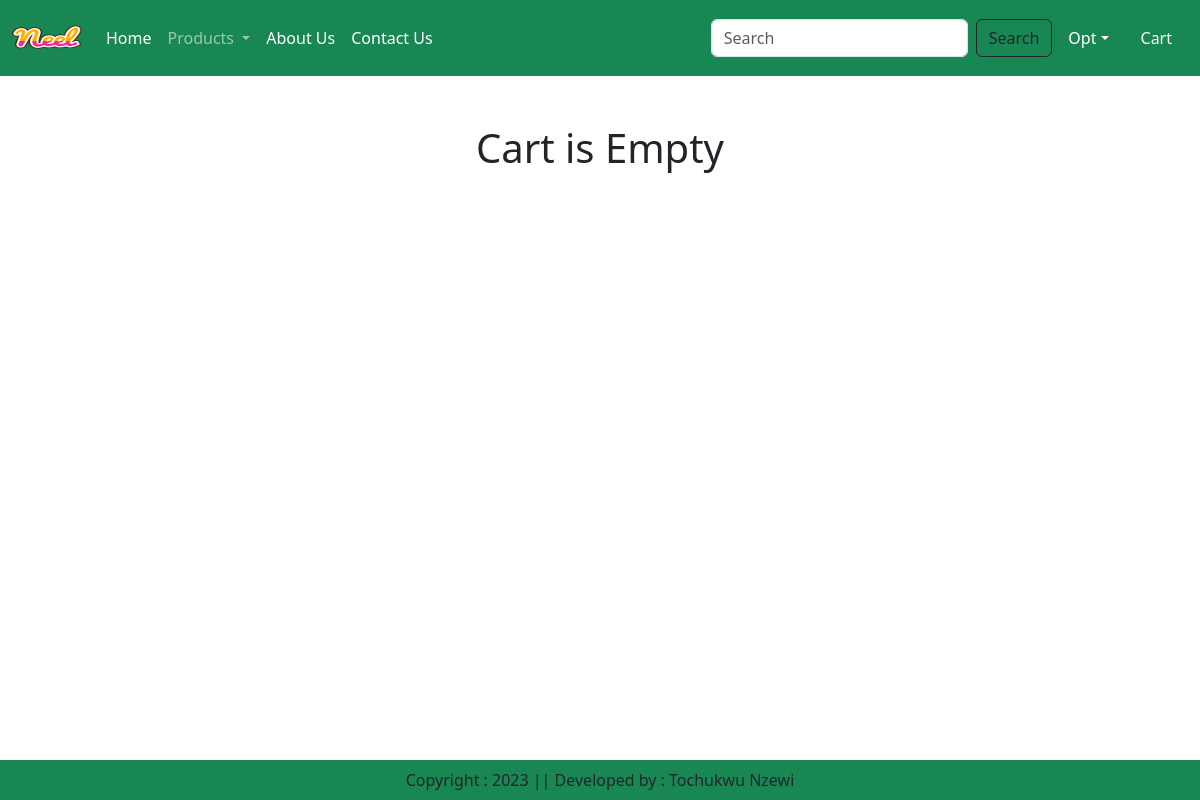
/cart/ (signed in), run on an earlier commit of the app's database.
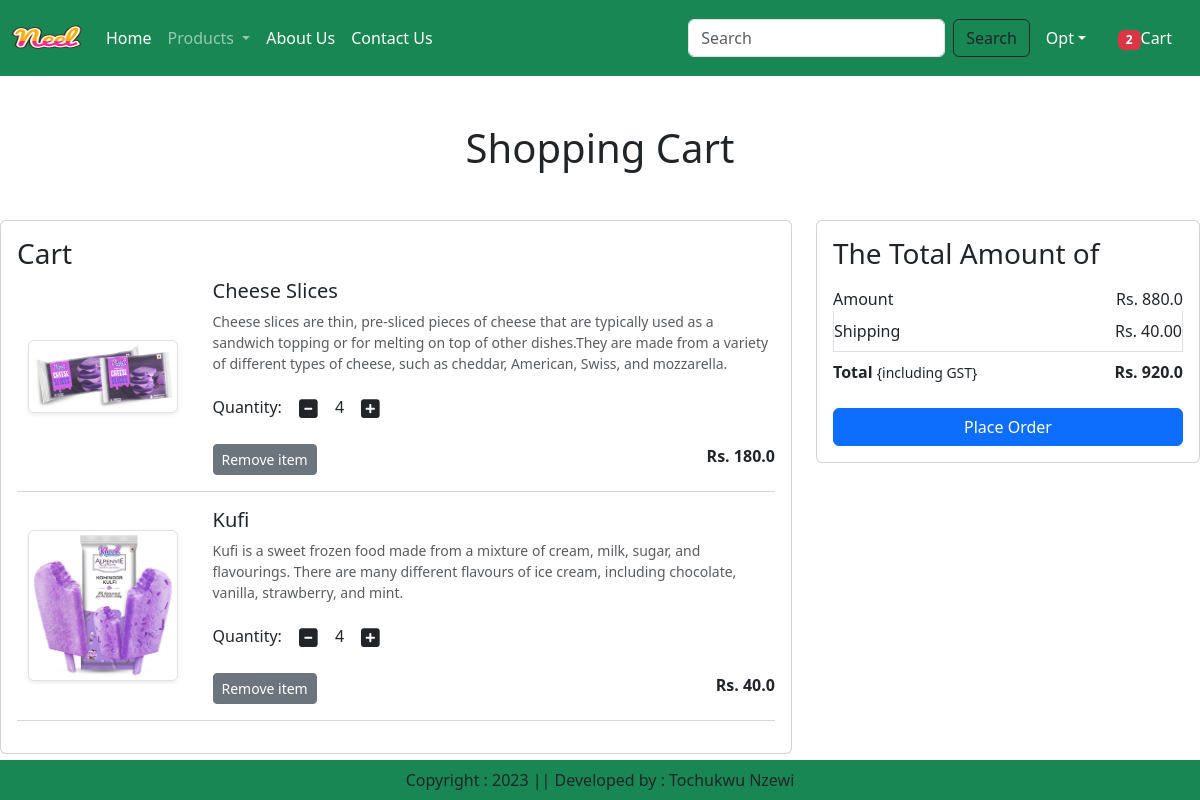
And on a later commit of the database.
### app/models.py (models this page shows, shortened)
class Cart(models.Model):
    user = models.ForeignKey(User,on_delete=models.CASCADE)
    product = models.ForeignKey(Product,on_delete=models.CASCADE)
    quantity = models.PositiveIntegerField(default=1)

class Product(models.Model):
    title = models.CharField(max_length=100)
    selling_price = models.FloatField()
    discounted_price = models.FloatField()
    description = models.TextField(default='')
    composition = models.TextField(default='')
    prodapp = models.TextField(default='')
    category = models.CharField(choices=CATEGORY_CHOICES, max_length=2)
    product_image = models.ImageField(upload_to='product')

### app/views.py (the view)
# urls.py: path('cart/', views.show_cart, name='showcart'),
@login_required
def show_cart(request):
    user = request.user
    cart = Cart.objects.filter(user=user)
    amount = 0
    for p in cart:
        value = p.quantity * p.product.discounted_price
        amount = amount + value
    totalamount = amount + 40
    totalitem = 0
    wishitem=0
    if request.user.is_authenticated:
            totalitem = len(Cart.objects.filter(user=request.user))
            wishitem = len(Wishlist.objects.filter(user=request.user))
    return render(request, 'app/addtocart.html',locals())

### app/templates/app/addtocart.html (shortened to what this page needs)
{% extends 'app/base.html' %}
{% load static %}
{% block main-content %}
<div class="conatiner my-5">
    <div class="row">
        {% if cart %}
         <h1 class="text-center mb-5">Shopping Cart</h1>
         <div class="col-sm-8">
             <div class="card">
                 <div class="card-body">
                     <h3>Cart</h3>
                     {% for item in cart %}
                     <div class="row">
                         <div class="col-sm-3 text-center align-self-center"><img src="{{item.product.product_image.url}}" alt="" srcset="" class="img-fluid img-thumbnail shadow-sm" height="150" width="150"></div>
                         <div class="col-sm-9">
                             <div>
                                 <h5>{{item.product.title}}</h5>
                                 <p class="mb-2 text-muted small">{{item.product.description}}</p>
                                 <div class="my-3">
                                     <label for="quantity">Quantity:</label>
                                     <a class="minus-cart btn" pid="{{item.product.id}}"><i class="fas fa-minus-square fa-lg"></i></a>
                                        <span id="quantity">{{item.quantity}}</span>
                                    <a class="plus-cart btn" pid={{item.product.id}}><i class="fas fa-plus-square fa-lg"></i></a>
                                 </div>
                                 <div class="d-flex justify-content-between">
                                   <a href="#" class="remove-cart btn btn-sm btn-secondary mr-3" pid={{item.product.id}}>Remove item</a>
                                   <p class="mb-0"><span><strong>Rs. {{item.product.discounted_price}}</strong></span></p>
                                 </div>
                             </div>
                         </div>
                     </div>
                     <hr class="text-muted">
                     {% endfor %}
                 </div>
             </div>
         </div>
         <div class="col-sm-4">
             <div class="card">
                 <div class="card-body">
                     <h3>The Total Amount of</h3>
                     <ul class="list-group">
                        <li class="list-group-item d-flex justify-content-between align-items-center border-0 px-0 pb-0">Amount<span id="amount">Rs. {{amount}}
                        </span></li>
                        <li class="list-group-item d-flex justify-content-between align-items-center px-0">Shipping<span>Rs. 40.00</span></li>
                        <li class="list-group-item d-flex justify-content-between align-items-center border-0 px-0 mb-3">
                            <div>
                                <strong>Total</strong> <small>{including GST}</small>
                            </div>
                            <span id="totalamount"><strong>Rs. {{totalamount}}</strong></span>
                        </li>
                     </ul>
                     <div class="d-grid"><a href="{% url 'checkout' %}" class="btn btn-primary">Place Order</a></div>
                 </div>
             </div>
         </div>
         {% else %}
            <h1 class="text-center mb-5">Cart is Empty</h1>
        {% endif %}
    </div>
</div>
{% endblock main-content %}

What changed in the data, as far as the page shows it:
added Cart: product.product_image (picture), product "Cheese Slices", product.description "Cheese slices are thin, pre-sliced pieces of cheese that are typically used as a sandwich topping or for melting on top of other dishes.They are made from a variety of different types of cheese, such as cheddar, American, Swiss, and mozzarella.", quantity "4", product.discounted_price "180.0"
added Cart: product.product_image (picture), product "Kufi", product.description "Kufi is a sweet frozen food made from a mixture of cream, milk, sugar, and flavourings. There are many different flavours of ice cream, including chocolate, vanilla, strawberry, and mint.", quantity "4", product.discounted_price "40.0"
Also different on the page:
{{ totalitem }}: (not shown) → "2"
{{ amount }}: (not shown) → "880.0"
{{ totalamount }}: (not shown) → "920.0"
text no longer shown: "Cart is Empty"
text now shown: "Shopping Cart Cart The Total Amount of Amount Rs. Shipping Rs. 40.00 Total {including GST} Rs. Place Order"
